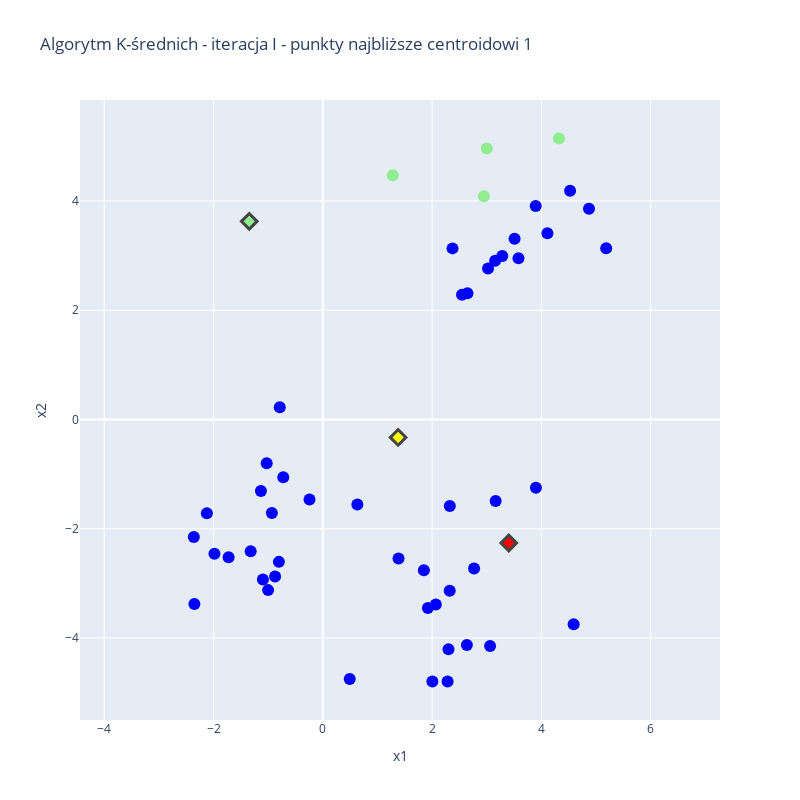

The notebook cell this image was saved under:
### Markdown cell above
Wizualizacja przypisań punktów do klastrów

### Code cell
# klaster 1
fig = px.scatter(
    df.loc[df['cluster']==1],
    'x1',
    'x2',
    width=800,
    height=800,
    color_discrete_sequence=[cluster_1_color],
    title='Algorytm K-średnich - iteracja I - punkty najbliższe centroidowi 1',
)
fig.add_trace(go.Scatter(x=[centroid_1[0]], y=[centroid_1[1]], name='centroid 1', mode='markers', marker_line_width=3, marker_color=cluster_1_color, marker_symbol='diamond'))

fig.add_trace(go.Scatter(x=df.loc[df['cluster']==2].x1, y=df.loc[df['cluster']==2].x2, name='centroid 2', mode='markers', marker_color="blue"))
fig.add_trace(go.Scatter(x=[centroid_2[0]], y=[centroid_2[1]], name='centroid 2', mode='markers', marker_line_width=3, marker_color=cluster_2_color, marker_symbol='diamond'))

fig.add_trace(go.Scatter(x=df.loc[df['cluster']==3].x1, y=df.loc[df['cluster']==3].x2, name='centroid 2', mode='markers', marker_color="blue"))
fig.add_trace(go.Scatter(x=[centroid_3[0]], y=[centroid_3[1]], name='centroid 3', mode='markers', marker_line_width=3, marker_color=cluster_3_color, marker_symbol='diamond'))

fig.update_traces(marker_size=12)
fig.update_yaxes(
    scaleanchor="x",
    scaleratio=1,
)  # wyrównujemy skalę, żeby odległości pomiędzy punktami nie były zaburzone na wizualizacji
fig.update_xaxes(tick0=0, dtick=2)


fig.update_layout(showlegend=False)

### Figure 1 — Plotly figure (JSON) as saved in the notebook; plotly's stock layout.template omitted (floating-point values rounded to 4 significant figures)
{"data": [{"hovertemplate": "x1=%{x}<br>x2=%{y}<extra></extra>", "legendgroup": "", "marker": {"color": "lightgreen", "size": 12, "symbol": "circle"}, "mode": "markers", "name": "", "orientation": "v", "showlegend": false, "type": "scatter", "x": [2.948, 3.002, 4.321, 1.281], "xaxis": "x", "y": [4.086, 4.96, 5.142, 4.471], "yaxis": "y"}, {"marker": {"color": "lightgreen", "line": {"width": 3}, "size": 12, "symbol": "diamond"}, "mode": "markers", "name": "centroid 1", "type": "scatter", "x": [-1.347], "y": [3.626]}, {"marker": {"color": "blue", "size": 12}, "mode": "markers", "name": "centroid 2", "type": "scatter", "x": [-1.001, 3.284, 2.647, -1.983, 3.509, -1.133, 2.547, 2.374, 3.024, -0.7883, 4.526, 4.11, -2.361, -2.351, 0.6319, 3.581, 4.871, 3.154, -1.097, -0.7241, 3.895, -0.9326, -0.874, -0.244, -2.122, 5.186, -0.8042, -1.725, -1.32, -1.027], "y": [-3.123, 2.991, 2.309, -2.459, 3.305, -1.307, 2.28, 3.131, 2.761, 0.2222, 4.185, 3.409, -2.151, -3.375, -1.558, 2.952, 3.857, 2.903, -2.928, -1.058, 3.907, -1.71, -2.873, -1.463, -1.716, 3.133, -2.606, -2.522, -2.412, -0.8023]}, {"marker": {"color": "yellow", "line": {"width": 3}, "size": 12, "symbol": "diamond"}, "mode": "markers", "name": "centroid 2", "type": "scatter", "x": [1.378], "y": [-0.3286]}, {"marker": {"color": "blue", "size": 12}, "mode": "markers", "name": "centroid 2", "type": "scatter", "x": [2.768, 1.922, 2.283, 3.163, 1.849, 3.9, 2.324, 2.636, 2.067, 3.061, 1.385, 2.322, 0.4921, 4.591, 2.299, 2.005], "y": [-2.728, -3.452, -4.795, -1.494, -2.757, -1.249, -1.584, -4.127, -3.386, -4.144, -2.544, -3.136, -4.75, -3.749, -4.206, -4.794]}, {"marker": {"color": "red", "line": {"width": 3}, "size": 12, "symbol": "diamond"}, "mode": "markers", "name": "centroid 3", "type": "scatter", "x": [3.403], "y": [-2.261]}], "layout": {"height": 800, "legend": {"tracegroupgap": 0}, "showlegend": false, "title": {"text": "Algorytm K-średnich - iteracja I - punkty najbliższe centroidowi 1"}, "width": 800, "xaxis": {"anchor": "y", "autorange": true, "domain": [0, 1], "dtick": 2, "range": [-4.444, 7.269], "tick0": 0, "title": {"text": "x1"}, "type": "linear"}, "yaxis": {"anchor": "x", "autorange": true, "domain": [0, 1], "range": [-5.5, 5.847], "scaleanchor": "x", "scaleratio": 1, "title": {"text": "x2"}, "type": "linear"}}}
